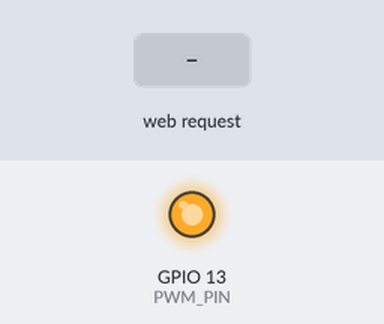
Recording of a sketch running on a simulated ESP32. Shown: output pins drawn as LEDs (lit = HIGH). The inputs (shaded band) are chosen by the test bench. WiFi joins after 1.5 s; servers stay silent unless stated; what the sketch prints to the serial monitor is not drawn.

Above: at 2.8 s.
2.9 s: HTTP request GET /brillo?valor=0 received
At 4.0 s:
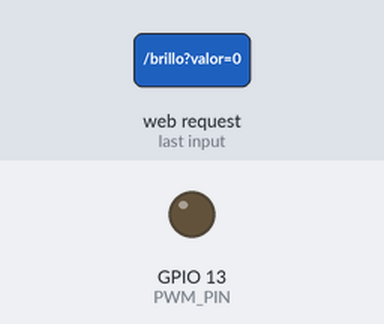
4.4 s: HTTP request GET /brillo?valor=120 received
At 5.2 s:
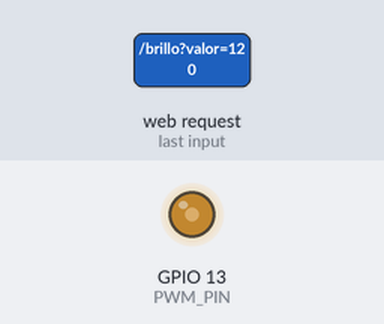
Timing chart, 0 to 7.4 s (numbered marks = the images above; inputs shaded):
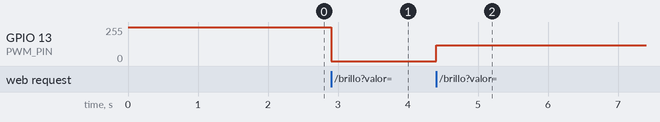

The sketch:

esp32_luz.ino
```cpp
/*
 * ESP32 - Control de intensidad de luz (PWM) por WiFi.
 *
 * Basado en tu sketch original (que recibía el brillo por Serial); ahora lo
 * recibe por WiFi desde la interfaz de Python vía una petición HTTP simple,
 * para que el slider de la GUI pueda controlar la luz sin cable USB.
 *
 * Requiere las librerías "WiFi", "WebServer" y "ESPmDNS" (vienen incluidas
 * en el core de ESP32 para Arduino, no hay que instalar nada aparte).
 *
 * ANTES DE SUBIRLO:
 *   1) Completa WIFI_SSID y WIFI_PASSWORD abajo con los datos de tu red
 *      (debe ser la MISMA red donde está la ESP32-CAM y la PC con la app).
 *   2) Revisa que PWM_PIN sea el pin donde realmente conectaste el LED/MOSFET
 *      en TU placa ESP32 (el pin 9 del sketch original es de Arduino clásico,
 *      no existe igual en todas las ESP32 — cámbialo si es necesario).
 *
 * Una vez conectada a WiFi, queda accesible en la red como 'http://luz.local'
 * (iigual que la cámara en 'http://camara.local'), así la app de Python no
 * necesita saber su IP.
 *
 * Endpoints HTTP:
 *   GET /brillo?valor=0..255   -> fija el brillo y responde con el valor aplicado
 *   GET /estado                -> responde con el brillo actual
 */
#include <WiFi.h>
#include <WebServer.h>
#include <ESPmDNS.h>

const char* WIFI_SSID = "S25U";
const char* WIFI_PASSWORD = "123456790";

const byte PWM_PIN = 13;   // <-- confirma que coincide con tu cableado real

int brillo = 255;  // Valor inicial (0-255)

WebServer server(80);

void aplicarBrillo(int valor) {
  brillo = constrain(valor, 0, 255);
  analogWrite(PWM_PIN, brillo);
  Serial.print("Brillo: ");
  Serial.println(brillo);
}

void handleBrillo() {
  if (!server.hasArg("valor")) {
    server.send(400, "text/plain", "Falta el parametro 'valor' (0-255)");
    return;
  }
  aplicarBrillo(server.arg("valor").toInt());
  server.send(200, "text/plain", String(brillo));
}

void handleEstado() {
  server.send(200, "text/plain", String(brillo));
}

void setup() {
  pinMode(PWM_PIN, OUTPUT);
  Serial.begin(9600);
  aplicarBrillo(brillo);

  WiFi.begin(WIFI_SSID, WIFI_PASSWORD);
  Serial.print("Conectando a WiFi");
  while (WiFi.status() != WL_CONNECTED) {
    delay(400);
    Serial.print(".");
  }
  Serial.println();
  Serial.print("Conectado. IP: ");
  Serial.println(WiFi.localIP());

  if (MDNS.begin("luz")) {
    Serial.println("mDNS activo: ahora se puede usar http://luz.local");
  } else {
    Serial.println("No se pudo iniciar mDNS (usa la IP directamente en ese caso).");
  }

  server.on("/brillo", handleBrillo);
  server.on("/estado", handleEstado);
  server.begin();
  Serial.println("Servidor HTTP listo.");
}

void loop() {
  server.handleClient();
}
```

Measured:
- after the input at 2.9 s, GPIO 13 (PWM_PIN): 255/255 → 0/255 at once
- after the input at 4.4 s, GPIO 13 (PWM_PIN): 0/255 → 120/255 at once
